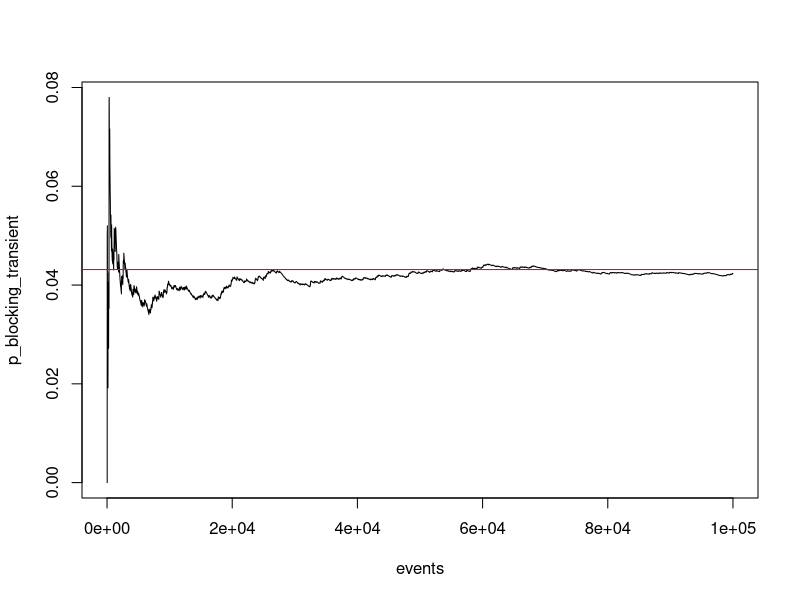

This chart was generated by the following R code:
## ---- chunk 1
knitr::opts_chunk$set(echo = TRUE)

set.seed(17); # Set seed for reproducibility
N=1e5; # number of events to simulate;

K=10;         # number of servers
lambda=0.6*K; # arrival rate
mu=1;         # service rate

p_blocking=0; # blocking probability
p_blocking_transient=rep(N, 0); # transient blocking probability
T=0; # simulation time

state=0;

for (i in 1:N) {

  U=lambda+state*mu;
  time_in_state=rexp(1,U)
  T=T+time_in_state;

  if (state==K) {
    # For the moment, let us find the overall time spent in state K
    p_blocking=p_blocking+time_in_state;
  }

  p_blocking_transient[i]=p_blocking/T;

  if (runif(1)<lambda/U){
      # An arrival occurred
      if (state<K){
        # The incoming job has room so it is accepted
        state=state+1;
      }
  } else {
      # A departure occurred
      state=state-1;    
  }
}

# The blocking probability by simulation
p_blocking=p_blocking/T;

# The blocking probability by theory (The Erlang B formula)
p_blocking_theory=0; 
normalizing_constant=0;
for (i in 0:K){
  normalizing_constant = normalizing_constant + (lambda/mu)**i / factorial(i);
}

p_blocking_theory = (lambda/mu)**K / factorial(K);
p_blocking_theory = p_blocking_theory / normalizing_constant;


# Print the blocking probabilities (simulation and theory)
events=1:N;
plot(events, p_blocking_transient, type = "l", lty = 1)
abline(h = p_blocking_theory, col="red")
print(p_blocking)
print(p_blocking_theory)

